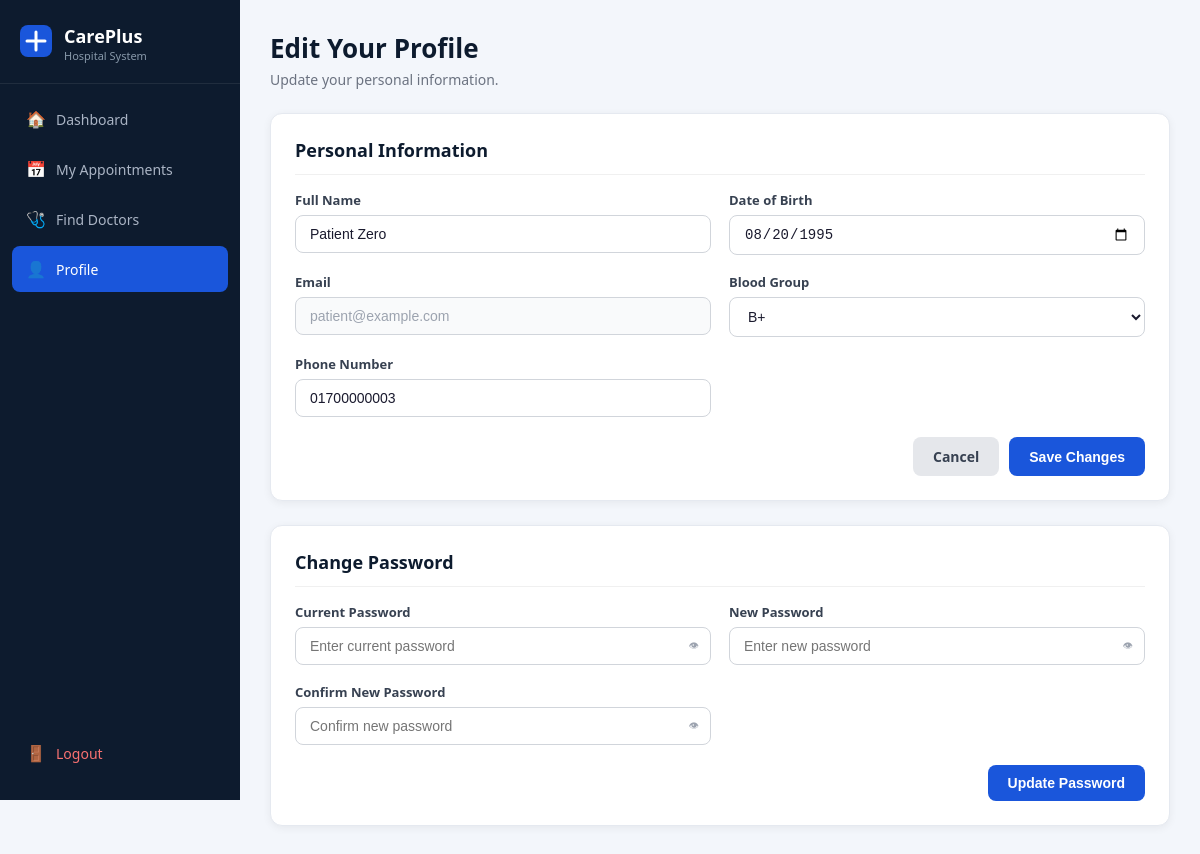
The app's page /View/EditProfile.php (signed in) with its own data.
### tables this page shows
CREATE TABLE `users` (
  `user_id` int(11) NOT NULL,
  `user_name` varchar(60) NOT NULL,
  `user_email` varchar(60) NOT NULL,
  `user_password` varchar(255) NOT NULL,
  `user_role` enum('Patient','Doctor','Admin') NOT NULL,
  `user_dob` date DEFAULT NULL,
  `user_bg` varchar(10) DEFAULT NULL,
  `user_phone` varchar(20) DEFAULT NULL,
  `user_is_active` tinyint(1) NOT NULL DEFAULT 1,
  `user_created_at` timestamp(1) NOT NULL DEFAULT current_timestamp(1)
);

### Model/UserModel.php (called while the page is built, shortened)
<?php
class UserModel {
    function getUserById($conn, $userId) {
        $sql = "SELECT user_id, user_name, user_email, user_role, user_dob, user_bg, user_phone, user_created_at
                FROM users
                WHERE user_id = ?";
        $stmt = $conn->prepare($sql);
        $stmt->bind_param("i", $userId);
        $stmt->execute();
        $result = $stmt->get_result();
        $user = $result->fetch_assoc();
        return $user;
    }
}
?>

### View/EditProfile.php (the view, shortened to what this page needs)
<?php
include_once "../Config/Db.php";
include_once "../Model/UserModel.php";
$db = new Db();
$conn = $db->connection();
$userModel = new UserModel();
$userId = $_SESSION['user_id'];
$user   = $userModel->getUserById($conn, $userId);
?>
<!DOCTYPE html>
<html lang="en">
<head>
    <link rel="stylesheet" href="Style.css">
</head>
<body>
<div class="layout">
    <?php include "PatientSidebar.php"; ?>
    <div class="main-content">
        <div class="page-header">
            <h1>Edit Your Profile</h1>
            <p>Update your personal information.</p>
        </div>
        <div class="card">
            <div class="card-title">Personal Information</div>
            <form action="../Controller/ProfileController.php" method="POST">
                <div class="form-grid">
                    <div class="form-group">
                        <label for="user_name">Full Name</label>
                        <input type="text" id="user_name" name="user_name" class="form-control"
                               value="<?= htmlspecialchars($user['user_name']) ?>" required>
                    </div>
                    <div class="form-group">
                        <label for="user_dob">Date of Birth</label>
                        <input type="date" id="user_dob" name="user_dob" class="form-control"
                               value="<?= htmlspecialchars($user['user_dob']) ?>" required>
                    </div>
                    <div class="form-group">
                        <label for="user_email">Email</label>
                        <input type="email" id="user_email" class="form-control"
                               value="<?= htmlspecialchars($user['user_email']) ?>" disabled>
                    </div>
                    <div class="form-group">
                        <label for="user_bg">Blood Group</label>
                        <select id="user_bg" name="user_bg" class="form-control" required>
                            <?php
                            $bloodGroups = ['A+', 'A-', 'B+', 'B-', 'AB+', 'AB-', 'O+', 'O-'];
                            foreach ($bloodGroups as $bg) {
                                $selected = ($user['user_bg'] == $bg) ? 'selected' : '';
                                echo "<option value=\"$bg\" $selected>$bg</option>";
                            }
                            ?>
                        </select>
                    </div>
                    <div class="form-group">
                        <label for="user_phone">Phone Number</label>
                        <input type="text" id="user_phone" name="user_phone" class="form-control"
                               value="<?= htmlspecialchars($user['user_phone']) ?>" required>
                    </div>
                </div>
                <div class="form-actions">
                    <a href="PatientHome.php" class="btn btn-secondary">Cancel</a>
                    <button type="submit" class="btn btn-primary">Save Changes</button>
                </div>
            </form>
        </div>
        <div class="card">
            <div class="card-title">Change Password</div>
            <form action="../Controller/ProfileController.php" method="POST" id="passwordForm">
                <div class="form-grid">
                    <div class="form-group">
                        <label for="current_password">Current Password</label>
                        <div class="password-wrap">
                            <input type="password" id="current_password" name="current_password"
                                   class="form-control" placeholder="Enter current password">
                            <button type="button" class="password-toggle"
                                    onclick="togglePassword('current_password', this)">👁</button>
                        </div>
                    </div>
                    <div class="form-group">
                        <label for="new_password">New Password</label>
                        <div class="password-wrap">
                            <input type="password" id="new_password" name="new_password"
                                   class="form-control" placeholder="Enter new password">
                            <button type="button" class="password-toggle"
                                    onclick="togglePassword('new_password', this)">👁</button>
                        </div>
                    </div>
                    <div class="form-group">
                        <label for="confirm_password">Confirm New Password</label>
                        <div class="password-wrap">
                            <input type="password" id="confirm_password" name="confirm_password"
                                   class="form-control" placeholder="Confirm new password">
                            <button type="button" class="password-toggle"
                                    onclick="togglePassword('confirm_password', this)">👁</button>
                        </div>
                    </div>
                </div>
                <div class="form-actions">
                    <button type="submit" class="btn btn-primary">Update Password</button>
                </div>
            </form>
        </div>
    </div>
</div>
</body>
</html>

### View/Style.css (style rules this page uses)
* { box-sizing: border-box; margin: 0; padding: 0; }
body { font-family: 'Segoe UI', Tahoma, Geneva, Verdana, sans-serif; background: #f3f6fb; color: #1a1a2e; min-height: 100vh; }
a { text-decoration: none; color: inherit; }
.layout { display: flex; min-height: 100vh; }
.main-content { margin-left: 240px; flex: 1; padding: 30px; min-height: 100vh; }
.page-header { margin-bottom: 24px; }
.page-header h1 { font-size: 26px; font-weight: 700; color: #0d1b2e; }
.page-header p { color: #6b7280; font-size: 14px; margin-top: 4px; }
.card { background: #fff; border-radius: 12px; padding: 24px; box-shadow: 0 2px 8px rgba(0,0,0,0.06); border: 1px solid #e5e9f0; margin-bottom: 24px; }
.card-title { font-size: 18px; font-weight: 600; color: #0d1b2e; margin-bottom: 16px; padding-bottom: 12px; border-bottom: 1px solid #f0f0f0; }
.form-grid { display: grid; grid-template-columns: 1fr 1fr; gap: 18px; }
.form-group { display: flex; flex-direction: column; gap: 6px; }
.form-group label { font-size: 13px; font-weight: 600; color: #374151; }
.form-control { padding: 10px 14px; border: 1px solid #d1d5db; border-radius: 8px; font-size: 14px; color: #1a1a2e; background: #fff; width: 100%; transition: border-color 0.2s; }
.form-control:disabled { background: #f9fafb; color: #9ca3af; cursor: not-allowed; }
.password-wrap { position: relative; }
.password-wrap .form-control { padding-right: 42px; }
.password-toggle { position: absolute; right: 12px; top: 50%; transform: translateY(-50%); background: none; border: none; cursor: pointer; color: #9ca3af; font-size: 10px; padding: 0; }
.btn { display: inline-flex; align-items: center; justify-content: center; gap: 6px; padding: 10px 20px; border-radius: 8px; font-size: 14px; font-weight: 600; cursor: pointer; border: none; transition: opacity 0.2s, transform 0.1s; }
.btn-primary { background: #1a56db; color: #fff; }
.btn-secondary { background: #e5e7eb; color: #374151; }
.form-actions { display: flex; justify-content: flex-end; gap: 10px; margin-top: 20px; }

### records on screen
users: user_name "Patient Zero", user_dob "08/20/1995", user_email "patient@example.com", user_phone "01700000003"

### other values on screen
form field user_bg "B+"
